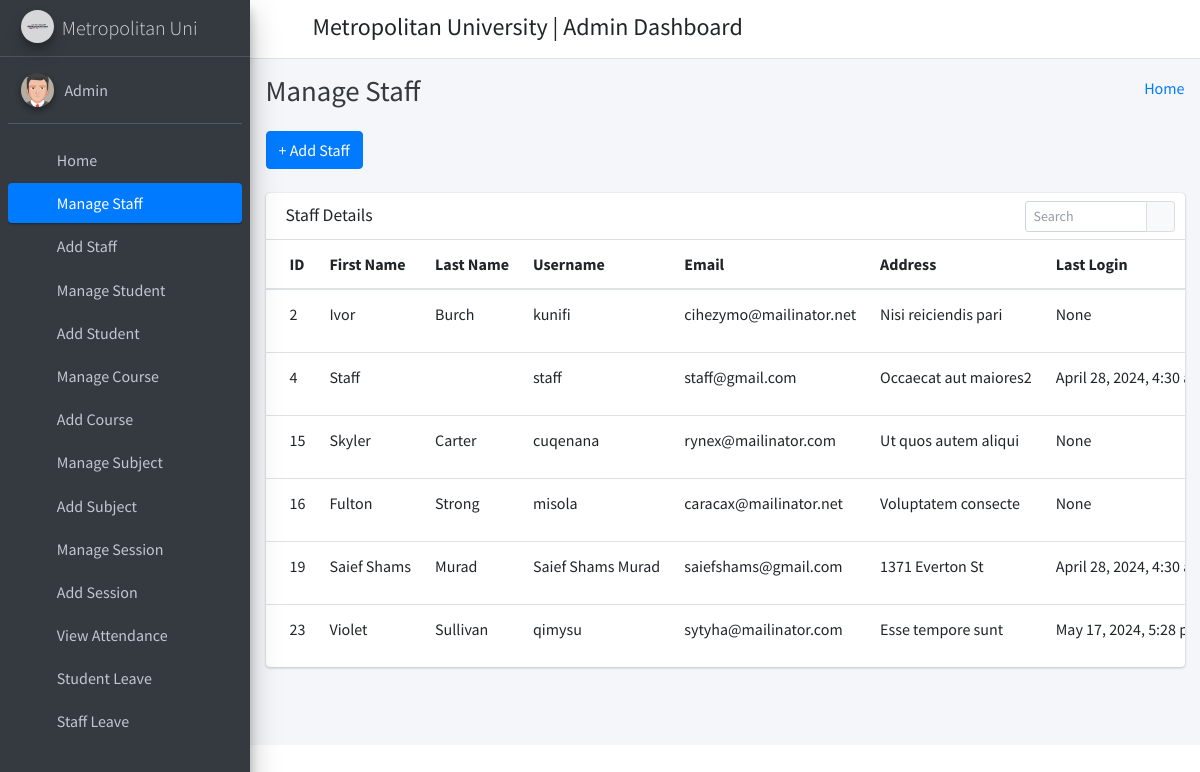
The app's page /manage_staff/ (signed in) with its own data.
### student_management_app/models.py (models this page shows)
class CustomUser(AbstractUser):
    user_type_data = ((1, "HOD"), (2, "Staff"), (3, "Student"))
    user_type = models.CharField(default=1, choices=user_type_data, max_length=10)

class Staffs(models.Model):
    id = models.AutoField(primary_key=True)
    admin = models.OneToOneField(CustomUser, on_delete = models.CASCADE)
    address = models.TextField()
    created_at = models.DateTimeField(auto_now_add=True)
    updated_at = models.DateTimeField(auto_now=True)
    objects = models.Manager()

### student_management_app/HodViews.py (the view)
# urls.py: path('manage_staff/', HodViews.manage_staff, name="manage_staff"),
def manage_staff(request):
    staffs = Staffs.objects.all()
    context = {
        "staffs": staffs
    }
    return render(request, "hod_template/manage_staff_template.html", context)

### student_management_app/LoginCheckMiddleWare.py (called while the page is built, shortened)
    def process_view(self, request, view_func, view_args, view_kwargs):
        modulename = view_func.__module__
        user = request.user
        if user.is_authenticated:
            if user.user_type == "1":
                if modulename == "student_management_app.HodViews":
                    pass
                elif modulename == "student_management_app.views" or modulename == "django.views.static":
                    pass
                else:
                    return redirect("admin_home")
            else:
                return redirect("login")
        else:
            if request.path == reverse("login") or request.path == reverse("doLogin"):
                pass
            else:
                return redirect("login")

### student_management_app/templates/hod_template/manage_staff_template.html (shortened to what this page needs)
{% extends 'hod_template/base_template.html' %}
{% block page_title %}
    Manage Staff
{% endblock page_title %}
{% block main_content %}
{% load static %}
<section class="content">
        <div class="container-fluid">
            <a class="btn btn-primary" href="{% url 'add_staff' %}" role="button">+ Add Staff</a> <br/>&nbsp;
            <div class="row">
                <div class="col-md-12">
                    <div class="card">
                        <div class="card-header">
                            <h3 class="card-title">Staff Details</h3>
                            <div class="card-tools">
                            <div class="input-group input-group-sm" style="width: 150px;">
                                <input type="text" name="table_search" class="form-control float-right" placeholder="Search">
                                <div class="input-group-append">
                                <button type="submit" class="btn btn-default"><i class="fas fa-search"></i></button>
                                </div>
                            </div>
                            </div>
                        </div>
                        <div class="card-body table-responsive p-0">
                            <table class="table table-hover text-nowrap">
                            <thead>
                                <tr>
                                <th>ID</th>
                                <th>First Name</th>
                                <th>Last Name</th>
                                <th>Username</th>
                                <th>Email</th>
                                <th>Address</th>
                                <th>Last Login</th>
                                </tr>
                            </thead>
                            <tbody>
                                {% for staff in staffs %}
                                <tr>
                                <td>{{ staff.admin.id }}</td>
                                <td>{{ staff.admin.first_name }}</td>
                                <td>{{ staff.admin.last_name }}</td>
                                <td>{{ staff.admin.username }}</td>
                                <td>{{ staff.admin.email }}</td>
                                <td>{{ staff.address }}</td>
                                <td>{{ staff.admin.last_login }}</td>
                                </tr>
                                {% endfor %}
                            </tbody>
                            </table>
                        </div>
                        </div>
                </div>
            </div>
        </div>
      </section>
  {% endblock main_content %}

### student_management_app/templates/hod_template/sidebar_template.html
{% load static %}
<aside class="main-sidebar sidebar-dark-primary elevation-4">
      <a href="{% url 'admin_home' %}" class="brand-link">
        <img src="{% static 'dist/img/mulogo.jpg' %}" alt="AdminLTE Logo" class="brand-image img-circle elevation-3"
            style="opacity: .8">
        <span class="brand-text font-weight-light">Metropolitan Uni</span>
      </a>
      <div class="sidebar">
        <div class="user-panel mt-3 pb-3 mb-3 d-flex">
          <div class="image">
            <img src="{% static 'dist/img/user2-160x160.jpg' %}" class="img-circle elevation-2" alt="User Image">
          </div>
          <div class="info">
            <a href="{% url 'admin_profile' %}" class="d-block">{{ user.first_name }} {{ user.last_name }}</a>
          </div>
        </div>
        <nav class="mt-2">
          <ul class="nav nav-pills nav-sidebar flex-column" data-widget="treeview" role="menu" data-accordion="false">
            <li class="nav-item">
              {% url 'admin_home' as admin_home %}
              <a href="{{ admin_home }}" class="nav-link {% if request.path == admin_home %} active {% endif %}">
                <i class="nav-icon fas fa-tachometer-alt"></i>
                <p>
                  Home
                </p>
              </a>
            </li>
            <li class="nav-item">
              {% url 'manage_staff' as manage_staff %}
              {% url 'edit_staff' staff_id=id as edit_staff %}
              <a href="{{ manage_staff }}" class="nav-link {% if request.path == manage_staff %} active {% endif %} {% if request.path == edit_staff %} active {% endif %}">
                <i class="nav-icon fas fa-chalkboard-teacher"></i>
                <p>
                  Manage Staff
                </p>
              </a>
            </li>
            <li class="nav-item">
              {% url 'add_staff' as add_staff %}
              <a href="{{ add_staff }}" class="nav-link {% if request.path == add_staff %} active {% endif %}">
                <i class="nav-icon fas fa-th"></i>
                <p>
                  Add Staff
                </p>
              </a>
            </li>
            <li class="nav-item">
              {% url 'manage_student' as manage_student %}
              {% url 'edit_student' student_id=id as edit_student %}
              <a href="{{ manage_student }}" class="nav-link {% if request.path == manage_student %} active {% endif %} {% if request.path == edit_student %} active {% endif %}">
                <i class="nav-icon fas fa-user-graduate"></i>
                <p>
                  Manage Student
                </p>
              </a>
            </li>
            <li class="nav-item">
              {% url 'add_student' as add_student %}
              <a href="{{ add_student }}" class="nav-link {% if request.path == add_student %} active {% endif %}">
                <i class="nav-icon fas fa-th"></i>
                <p>
                  Add Student
                </p>
              </a>
            </li>
            <li class="nav-item">
              {% url 'manage_course' as manage_course %}
              {% url 'edit_course' course_id=id as edit_course %}
              <a href="{{ manage_course }}" class="nav-link {% if request.path == manage_course %} active {% endif %} {% if request.path == edit_course %} active {% endif %}">
                <i class="nav-icon fas fa-chalkboard"></i>
                <p>
                  Manage Course
                </p>
              </a>
            </li>
            <li class="nav-item">
            {% url 'add_course' as add_course %}
              <a href="{{ add_course }}" class="nav-link {% if request.path == add_course %} active {% endif %}">
                <i class="nav-icon fas fa-th"></i>
                <p>
                  Add Course
                </p>
              </a>
            </li>
            <li class="nav-item">
              {% url 'manage_subject' as manage_subject %}
              {% url 'edit_subject' subject_id=id as edit_subject %}
              <a href="{{ manage_subject }}" class="nav-link {% if request.path == manage_subject %} active {% endif %} {% if request.path == edit_subject %} active {% endif %}">
                <i class="nav-icon fas fa-book"></i>
                <p>
                  Manage Subject
                </p>
              </a>
            </li>
            <li class="nav-item">
              {% url 'add_subject' as add_subject %}
              <a href="{{ add_subject }}" class="nav-link {% if request.path == add_subject %} active {% endif %}">
                <i class="nav-icon fas fa-th"></i>
                <p>
                  Add Subject
                </p>
              </a>
            </li>
            <li class="nav-item">
              {% url 'manage_session' as manage_session %}
              {% url 'edit_session' session_id=id as edit_session %}
              <a href="{{ manage_session }}" class="nav-link {% if request.path == manage_session %} active {% endif %} {% if request.path == edit_session %} active {% endif %}">
                <i class="nav-icon fas fa-graduation-cap"></i>
                <p>
                  Manage Session
                </p>
              </a>
            </li>
            <li class="nav-item">
              {% url 'add_session' as add_session %}
              <a href="{{ add_session }}" class="nav-link {% if request.path == add_session %} active {% endif %}">
                <i class="nav-icon fas fa-th"></i>
                <p>
                  Add Session
                </p>
              </a>
            </li>
            <li class="nav-item">
              {% url 'admin_view_attendance' as admin_view_attendance %}
              <a href="{{ admin_view_attendance }}" class="nav-link {% if request.path == admin_view_attendance %} active {% endif %}">
                <i class="nav-icon fas fa-calendar-alt"></i>
                <p>
                  View Attendance
                </p>
              </a>
            </li>
            <li class="nav-item">
              {% url 'student_leave_view' as student_leave_view %}
              <a href="{{ student_leave_view }}" class="nav-link {% if request.path == student_leave_view %} active {% endif %}">
                <i class="nav-icon fas fa-th"></i>
                <p>
                  Student Leave
                </p>
              </a>
            </li>
            <li class="nav-item">
              {% url 'staff_leave_view' as staff_leave_view %}
              <a href="{{ staff_leave_view }}" class="nav-link {% if request.path == staff_leave_view %} active {% endif %}">
                <i class="nav-icon fas fa-th"></i>
                <p>
                  Staff Leave
                </p>
              </a>
            </li>
          </ul>
        </nav>
      </div>
    </aside>

### records on screen
CustomUser: first_name "Admin"
Staffs: admin.id "2", admin.first_name "Ivor", admin.last_name "Burch", admin.username "kunifi", admin.email "cihezymo@mailinator.net", address "Nisi reiciendis pari", admin.last_login "None"
Staffs: admin.id "4", admin.first_name "Staff", admin.username "staff", admin.email "staff@gmail.com", address "Occaecat aut maiores2", admin.last_login "April 28, 2024, 4:30…"
Staffs: admin.id "15", admin.first_name "Skyler", admin.last_name "Carter", admin.username "cuqenana", admin.email "rynex@mailinator.com", address "Ut quos autem aliqui", admin.last_login "None"
Staffs: admin.id "16", admin.first_name "Fulton", admin.last_name "Strong", admin.username "misola", admin.email "caracax@mailinator.net", address "Voluptatem consecte", admin.last_login "None"
Staffs: admin.id "19", admin.first_name "Saief Shams", admin.last_name "Murad", admin.username "Saief Shams Murad", admin.email "saiefshams@gmail.com", address "1371 Everton St", admin.last_login "April 28, 2024, 4:30…"
Staffs: admin.id "23", admin.first_name "Violet", admin.last_name "Sullivan", admin.username "qimysu", admin.email "sytyha@mailinator.com", address "Esse tempore sunt", admin.last_login "May 17, 2024, 5:28…"
